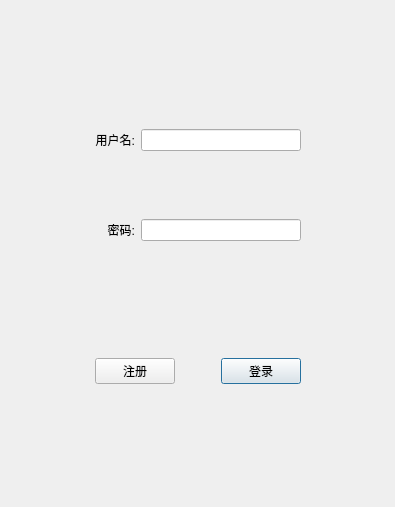
<?xml version="1.0" encoding="UTF-8"?>
<ui version="4.0">
 <class>Dialog</class>
 <widget class="QDialog" name="Dialog">
  <property name="geometry">
   <rect>
    <x>0</x>
    <y>0</y>
    <width>395</width>
    <height>507</height>
   </rect>
  </property>
  <property name="windowTitle">
   <string>Dialog</string>
  </property>
  <layout class="QGridLayout" name="gridLayout_3">
   <item row="0" column="0">
    <layout class="QGridLayout" name="gridLayout_2">
     <item row="0" column="1">
      <spacer name="verticalSpacer_4">
       <property name="orientation">
        <enum>Qt::Vertical</enum>
       </property>
       <property name="sizeHint" stdset="0">
        <size>
         <width>198</width>
         <height>118</height>
        </size>
       </property>
      </spacer>
     </item>
     <item row="1" column="0">
      <spacer name="horizontalSpacer_2">
       <property name="orientation">
        <enum>Qt::Horizontal</enum>
       </property>
       <property name="sizeHint" stdset="0">
        <size>
         <width>57</width>
         <height>15</height>
        </size>
       </property>
      </spacer>
     </item>
     <item row="1" column="1">
      <layout class="QGridLayout" name="gridLayout">
       <item row="0" column="0">
        <widget class="QLabel" name="label">
         <property name="text">
          <string>用户名:</string>
         </property>
         <property name="alignment">
          <set>Qt::AlignRight|Qt::AlignTrailing|Qt::AlignVCenter</set>
         </property>
        </widget>
       </item>
       <item row="0" column="1">
        <widget class="QLineEdit" name="lineEdit_user_name"/>
       </item>
       <item row="1" column="1">
        <spacer name="verticalSpacer">
         <property name="orientation">
          <enum>Qt::Vertical</enum>
         </property>
         <property name="sizeHint" stdset="0">
          <size>
           <width>20</width>
           <height>30</height>
          </size>
         </property>
        </spacer>
       </item>
       <item row="2" column="0">
        <widget class="QLabel" name="label_2">
         <property name="text">
          <string>密码:</string>
         </property>
         <property name="alignment">
          <set>Qt::AlignRight|Qt::AlignTrailing|Qt::AlignVCenter</set>
         </property>
        </widget>
       </item>
       <item row="2" column="1">
        <widget class="QLineEdit" name="lineEdit_password">
         <property name="echoMode">
          <enum>QLineEdit::Password</enum>
         </property>
        </widget>
       </item>
      </layout>
     </item>
     <item row="1" column="2">
      <spacer name="horizontalSpacer_3">
       <property name="orientation">
        <enum>Qt::Horizontal</enum>
       </property>
       <property name="sizeHint" stdset="0">
        <size>
         <width>58</width>
         <height>13</height>
        </size>
       </property>
      </spacer>
     </item>
     <item row="2" column="1">
      <spacer name="verticalSpacer_2">
       <property name="orientation">
        <enum>Qt::Vertical</enum>
       </property>
       <property name="sizeHint" stdset="0">
        <size>
         <width>15</width>
         <height>75</height>
        </size>
       </property>
      </spacer>
     </item>
     <item row="3" column="1">
      <layout class="QHBoxLayout" name="horizontalLayout">
       <item>
        <widget class="QPushButton" name="btn_reg">
         <property name="focusPolicy">
          <enum>Qt::NoFocus</enum>
         </property>
         <property name="text">
          <string>注册</string>
         </property>
         <property name="autoDefault">
          <bool>false</bool>
         </property>
        </widget>
       </item>
       <item>
        <spacer name="horizontalSpacer">
         <property name="orientation">
          <enum>Qt::Horizontal</enum>
         </property>
         <property name="sizeHint" stdset="0">
          <size>
           <width>40</width>
           <height>20</height>
          </size>
         </property>
        </spacer>
       </item>
       <item>
        <widget class="QPushButton" name="btn_login">
         <property name="focusPolicy">
          <enum>Qt::ClickFocus</enum>
         </property>
         <property name="text">
          <string>登录</string>
         </property>
        </widget>
       </item>
      </layout>
     </item>
     <item row="4" column="1">
      <spacer name="verticalSpacer_3">
       <property name="orientation">
        <enum>Qt::Vertical</enum>
       </property>
       <property name="sizeHint" stdset="0">
        <size>
         <width>25</width>
         <height>74</height>
        </size>
       </property>
      </spacer>
     </item>
    </layout>
   </item>
  </layout>
 </widget>
 <resources/>
 <connections/>
</ui>
